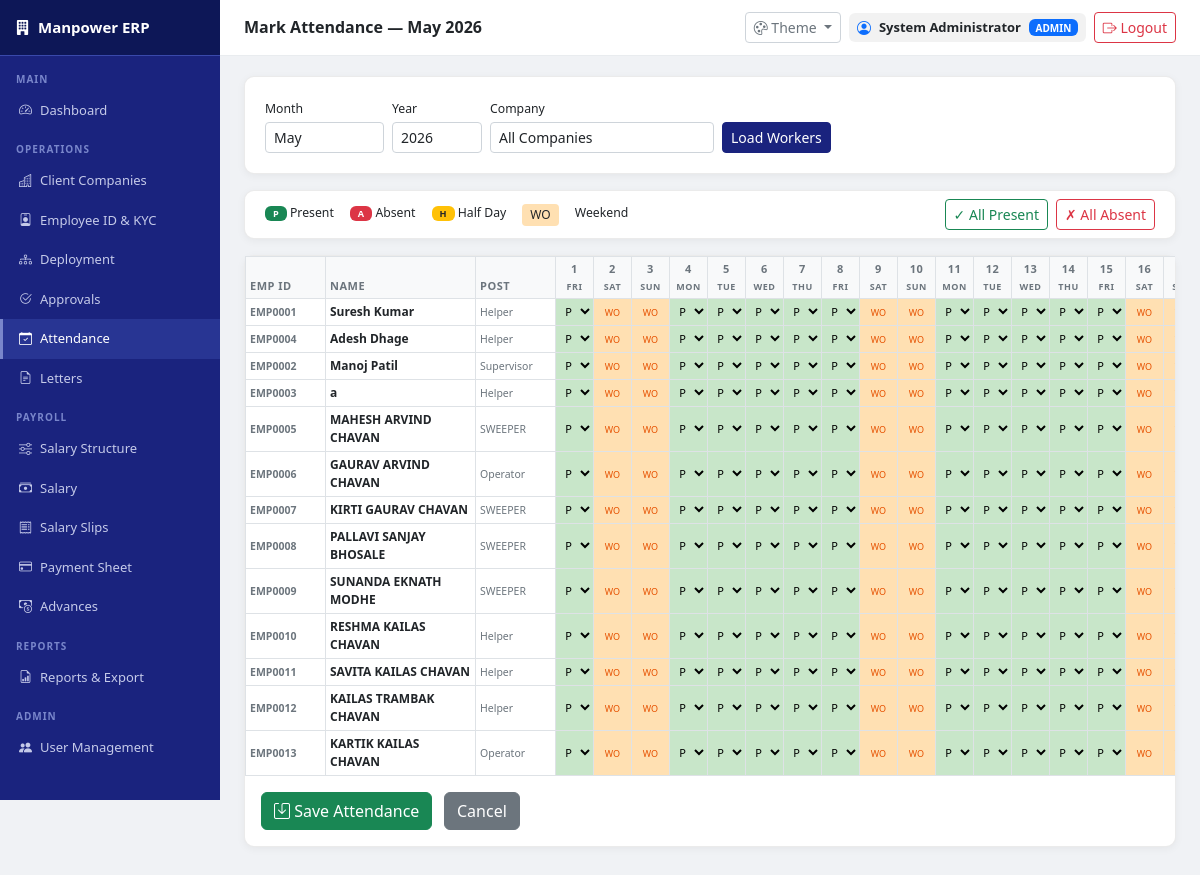
Page /attendance/mark (signed in) on the committed database.
### app/models/deployment.py (models this page shows, shortened)
class Deployment(db.Model):
    __tablename__ = 'deployments'
    id = db.Column(db.Integer, primary_key=True)
    worker_id = db.Column(db.Integer, db.ForeignKey('workers.id'), nullable=False)
    company_id = db.Column(db.Integer, db.ForeignKey('companies.id'), nullable=False)
    post = db.Column(db.String(100), nullable=False)
    date_from = db.Column(db.Date, nullable=False)
    date_to = db.Column(db.Date)               # Null means currently deployed
    is_active = db.Column(db.Boolean, default=True)
    created_at = db.Column(db.DateTime, default=datetime.utcnow)

### app/models/worker.py (models this page shows, shortened)
class Worker(db.Model):
    __tablename__ = 'workers'
    id              = db.Column(db.Integer, primary_key=True)
    employee_id     = db.Column(db.String(20), unique=True)
    full_name       = db.Column(db.String(150), nullable=False)
    full_name       = db.Column(db.String(150), nullable=False)
    father_name     = db.Column(db.String(150))
    date_of_birth   = db.Column(db.Date)
    gender          = db.Column(db.String(10))
    mobile          = db.Column(db.String(15))
    address         = db.Column(db.Text)
    post            = db.Column(db.String(100))
    aadhaar_number  = db.Column(db.String(20))
    pan_number      = db.Column(db.String(20))
    aadhaar_doc     = db.Column(db.String(255))
    pan_doc         = db.Column(db.String(255))
    photo           = db.Column(db.String(255))
    bank_name       = db.Column(db.String(100))
    account_number  = db.Column(db.String(30))
    ifsc_code       = db.Column(db.String(20))
    bank_passbook   = db.Column(db.String(255))
    is_active       = db.Column(db.Boolean, default=True)
    date_joined     = db.Column(db.Date, default=datetime.utcnow)
    created_at      = db.Column(db.DateTime, default=datetime.utcnow)
    family_members  = db.relationship('FamilyMember', backref='worker', lazy=True)
    deployments     = db.relationship('Deployment',   backref='worker', lazy=True)

### app/routes/attendance.py (the view, shortened to what this page needs)
@attendance_bp.route('/attendance/mark', methods=['GET', 'POST'])
@login_required
@permission_required('attendance', 'add')
def mark():
    companies  = Company.query.all()
    month      = int(request.args.get('month', date.today().month))
    year       = int(request.args.get('year',  date.today().year))
    company_id = request.args.get('company_id', '')
    days_in_month = calendar.monthrange(year, month)[1]
    days          = list(range(1, days_in_month + 1))
    day_info = []
    for d in days:
        dt       = date(year, month, d)
        weekday  = dt.weekday()  # 0=Mon, 5=Sat, 6=Sun
        day_info.append({
            'day'       : d,
            'name'      : dt.strftime('%a'),
            'is_weekend': weekday >= 5
        })
    query = Deployment.query.filter_by(is_active=True)
    if company_id:
        query = query.filter_by(company_id=int(company_id))
    deployments = query.all()
    attendance_grid = {}
    for dep in deployments:
        records = Attendance.query.filter_by(
            worker_id=dep.worker_id
        ).filter(
            db.func.strftime('%m', Attendance.date) == '%02d' % month,
            db.func.strftime('%Y', Attendance.date) == str(year)
        ).all()
        attendance_grid[dep.worker_id] = {
            r.date.day: r.status for r in records
        }
    return render_template('attendance/mark.html',
                           deployments=deployments,
                           companies=companies,
                           day_info=day_info,
                           days=days,
                           month=month, year=year,
                           month_name=MONTH_NAMES[month],
                           company_id=company_id,
                           attendance_grid=attendance_grid,
                           days_in_month=days_in_month)

### app/routes/auth.py (called while the page is built, shortened)
def login_required(f):
    from functools import wraps
    @wraps(f)
    def decorated(*args, **kwargs):
        if 'user_id' not in session:
            flash('Please login to continue.', 'warning')
            return redirect(url_for('auth.login'))
        return f(*args, **kwargs)
    return decorated

def check_permission(module, action='view'):
    if 'user_id' not in session:
        return False
    role = session.get('user_role', '')
    if role in ['admin', 'hr']:
        return True

def permission_required(module, action='view'):
    def decorator(f):
        from functools import wraps
        @wraps(f)
        def decorated(*args, **kwargs):
            if 'user_id' not in session:
                return redirect(url_for('auth.login'))
            return f(*args, **kwargs)
        return decorated
    return decorator

### app/templates/attendance/mark.html (shortened to what this page needs)
{% extends 'base.html' %}
{% block page_title %}Mark Attendance — {{ month_name }} {{ year }}{% endblock %}
{% block content %}
<div class="content-card mb-3">
    <form method="GET" class="row g-2 align-items-end">
        <div class="col-auto">
            <label class="form-label mb-1 small">Month</label>
            <select name="month" class="form-select form-select-sm">
                {% for m in range(1,13) %}
                {% set mnames = {1:'January',2:'February',
                    3:'March',4:'April',5:'May',6:'June',
                    7:'July',8:'August',9:'September',
                    10:'October',11:'November',12:'December'} %}
                <option value="{{ m }}"
                    {{ 'selected' if m == month }}>
                    {{ mnames[m] }}
                </option>
                {% endfor %}
            </select>
        </div>
        <div class="col-auto">
            <label class="form-label mb-1 small">Year</label>
            <input type="number" name="year"
                   class="form-control form-control-sm"
                   value="{{ year }}" style="width:90px">
        </div>
        <div class="col-auto">
            <label class="form-label mb-1 small">Company</label>
            <select name="company_id"
                    class="form-select form-select-sm">
                <option value="">All Companies</option>
            </select>
        </div>
        <div class="col-auto">
            <button class="btn btn-primary btn-sm">
                Load Workers
            </button>
        </div>
    </form>
</div>
{% if deployments %}
<div class="content-card mb-3 py-2">
    <div class="d-flex align-items-center gap-4 flex-wrap">
        <div class="d-flex gap-3 small">
            <span>
                <span class="badge bg-success px-2">P</span>
                Present
            </span>
            <span>
                <span class="badge bg-danger px-2">A</span>
                Absent
            </span>
            <span>
                <span class="badge bg-warning text-dark px-2">
                    H
                </span>
                Half Day
            </span>
            <span style="background:#FFE0B2;padding:2px 8px;
                         border-radius:4px;font-size:12px">
                WO
            </span>
            Weekend
        </div>
        <div class="ms-auto d-flex gap-2">
            <button class="btn btn-outline-success btn-sm"
                    onclick="markAll('P')">
                ✓ All Present
            </button>
            <button class="btn btn-outline-danger btn-sm"
                    onclick="markAll('A')">
                ✗ All Absent
            </button>
        </div>
    </div>
</div>
<div class="content-card p-0">
    <form method="POST">
        <div class="table-responsive"
            style="-webkit-overflow-scrolling:touch">
        <table class="table table-bordered table-sm mb-0"
               id="att-table"
               style="font-size:12px">
            <thead class="sticky-top">
                <tr style="background:#1a237e;color:white">
                    <th style="min-width:80px;
                                background:#1a237e;color:white">
                        Emp ID
                    </th>
                    <th style="min-width:150px;
                                background:#1a237e;color:white">
                        Name
                    </th>
                    <th style="min-width:80px;
                                background:#1a237e;color:white">
                        Post
                    </th>
                    {% for di in day_info %}
                    <th class="text-center p-1"
                        style="min-width:38px;
                               background:{{ '#e65100' if di.is_weekend else '#1a237e' }};
                               color:white">
                        {{ di.day }}<br>
                        <span style="font-size:9px">
                            {{ di.name }}
                        </span>
                    </th>
                    {% endfor %}
                </tr>
            </thead>
            <tbody>
                {% for dep in deployments %}
                <tr>
                    <td class="small text-muted fw-semibold">
                        {{ dep.worker.employee_id or
                           'EMP%04d'|format(dep.worker.id) }}
                    </td>
                    <td class="fw-semibold">
                        {{ dep.worker.full_name }}
                    </td>
                    <td class="text-muted small">
                        {{ dep.post }}
                    </td>
                    {% for di in day_info %}
                    {% set cur = attendance_grid.get(
                           dep.worker_id, {}).get(di.day, 'P') %}
                    <td class="text-center p-0"
                        style="background:{{ '#FFE0B2' if di.is_weekend else 'white' }}">
                        {% if di.is_weekend %}
                            <span style="font-size:9px;
                                         color:#e65100">WO</span>
                        {% else %}
                            <select name="att_{{ dep.worker_id }}_{{ di.day }}"
                                    class="att-select"
                                    data-worker="{{ dep.worker_id }}"
                                    onchange="colorCell(this)"
                                    style="width:36px;border:none;
                                           font-size:11px;
                                           text-align:center;
                                           background:transparent;
                                           cursor:pointer">
                                <option value="P"
                                    {{ 'selected' if cur == 'P' }}>
                                    P
                                </option>
                            </select>
                        {% endif %}
                    </td>
                    {% endfor %}
                </tr>
                {% endfor %}
            </tbody>
        </table>
        </div>
        <div class="p-3">
            <button type="submit" class="btn btn-success">
                <i class="bi bi-save"></i> Save Attendance
            </button>
            <a href="/attendance"
               class="btn btn-secondary ms-2">Cancel</a>
        </div>
    </form>
</div>
{% else %}
<div class="content-card text-center py-5 text-muted">
    <i class="bi bi-people fs-1 d-block mb-2"></i>
    Select a company and click <strong>Load Workers</strong>
    to mark attendance.
</div>
{% endif %}
{% endblock %}

### app/templates/base.html (style rules this page uses)
:root { --sb-bg: #1a237e; --sb-dark: #0d1757; --sb-hover: #283593; --sb-border: #3949ab; --sb-accent: #7986cb; --sb-text: #c5cae9; --page-bg: #f0f2f5; --card-bg: #ffffff; --card-border: rgba(0,0,0,0.08); --text-main: #212529; --text-muted: #6c757d; --text-heading: #1a237e; --input-bg: #ffffff; --input-border: #ced4da; --input-text: #212529; --table-head-bg: #f8f9fa; --table-border: #dee2e6; --table-hover: #f1f3f5; --table-stripe: #fafbfc; --topbar-bg: #ffffff; --topbar-border: #e9ecef; --btn-primary-bg: #1a237e; --btn-primary-text:#ffffff; --btn-primary-hover:#0d1757; --code-bg: #f8f9fa; --code-text: #d63384; --hr-color: #dee2e6; --badge-info-bg: #e8eaf6; --badge-info-text: #1a237e; --alert-info-bg: #e8eaf6; --alert-info-text: #1a237e; --alert-info-border:#c5cae9; --alert-warn-bg: #fff8e1; --alert-warn-text: #856404; --alert-warn-border:#ffe082; --alert-success-bg:#e8f5e9; --alert-success-text:#1b5e20; --alert-success-border:#a5d6a7; --alert-danger-bg: #fce4ec; --alert-danger-text:#880e4f; --alert-danger-border:#f48fb1; --progress-bg: #e9ecef; --modal-bg: #ffffff; --modal-border: rgba(0,0,0,0.2); --modal-backdrop: rgba(0,0,0,0.5); --dropdown-bg: #ffffff; --dropdown-border: rgba(0,0,0,0.1); --dropdown-hover: #f8f9fa; --dropdown-text: #212529; }
* { box-sizing: border-box; margin: 0; padding: 0; }
body { background: var(--page-bg); color: var(--text-main); font-family: 'Segoe UI', Arial, sans-serif; font-size: 14px; transition: background 0.3s, color 0.3s; }
.content-card { background: var(--card-bg); border-radius: 10px; padding: 20px; border: 1px solid var(--card-border); box-shadow: 0 2px 8px rgba(0,0,0,0.05); margin-bottom: 20px; color: var(--text-main); }
.fw-semibold, .fw-bold { color: var(--text-main); }
.text-muted { color: var(--text-muted) !important; }
label { color: var(--text-main); font-weight: 500; }
th, td { color: var(--text-main); }
.table { --bs-table-color: var(--text-main); --bs-table-bg: transparent; --bs-table-border-color: var(--table-border); --bs-table-hover-bg: var(--table-hover); --bs-table-hover-color: var(--text-main); --bs-table-striped-bg: var(--table-stripe); color: var(--text-main); }
.table > thead > tr > th { background: var(--table-head-bg) !important; color: var(--text-muted) !important; border-color: var(--table-border) !important; font-size: 11px; font-weight: 600; text-transform: uppercase; letter-spacing: 0.5px; }
.table > tbody > tr > td { border-color: var(--table-border) !important; color: var(--text-main); vertical-align: middle; }
.form-control, .form-select { background: var(--input-bg) !important; border-color: var(--input-border) !important; color: var(--input-text) !important; }
.form-control::placeholder { color: var(--text-muted) !important; }
.form-label { color: var(--text-main); font-weight: 500; }
.btn-primary { background: var(--btn-primary-bg) !important; border-color: var(--btn-primary-bg) !important; color: var(--btn-primary-text) !important; }
.sticky-top { z-index: 98; }

### rows in the picture
Deployment: worker "EMP0001", worker.full_name "Suresh Kumar", post "Helper", worker "P" "P" "P" "P" "P" "P" "P" "P" "P" "P" "P"
Deployment: worker "EMP0004", worker.full_name "Adesh Dhage", post "Helper", worker "P" "P" "P" "P" "P" "P" "P" "P" "P" "P" "P"
Deployment: worker "EMP0002", worker.full_name "Manoj Patil", post "Supervisor", worker "P" "P" "P" "P" "P" "P" "P" "P" "P" "P" "P"
Deployment: worker "EMP0003", worker.full_name "a", post "Helper", worker "P" "P" "P" "P" "P" "P" "P" "P" "P" "P" "P"
Deployment: worker "EMP0005", worker.full_name "MAHESH ARVIND CHAVAN", post "SWEEPER", worker "P" "P" "P" "P" "P" "P" "P" "P" "P" "P" "P"
Deployment: worker "EMP0006", worker.full_name "GAURAV ARVIND CHAVAN", post "Operator", worker "P" "P" "P" "P" "P" "P" "P" "P" "P" "P" "P"
Deployment: worker "EMP0007", worker.full_name "KIRTI GAURAV CHAVAN", post "SWEEPER", worker "P" "P" "P" "P" "P" "P" "P" "P" "P" "P" "P"
Deployment: worker "EMP0008", worker.full_name "PALLAVI SANJAY BHOSALE", post "SWEEPER", worker "P" "P" "P" "P" "P" "P" "P" "P" "P" "P" "P"
Deployment: worker "EMP0009", worker.full_name "SUNANDA EKNATH MODHE", post "SWEEPER", worker "P" "P" "P" "P" "P" "P" "P" "P" "P" "P" "P"
Deployment: worker "EMP0010", worker.full_name "RESHMA KAILAS CHAVAN", post "Helper", worker "P" "P" "P" "P" "P" "P" "P" "P" "P" "P" "P"
Deployment: worker "EMP0011", worker.full_name "SAVITA KAILAS CHAVAN", post "Helper", worker "P" "P" "P" "P" "P" "P" "P" "P" "P" "P" "P"
Deployment: worker "EMP0012", worker.full_name "KAILAS TRAMBAK CHAVAN", post "Helper", worker "P" "P" "P" "P" "P" "P" "P" "P" "P" "P" "P"
Deployment: worker "EMP0013", worker.full_name "KARTIK KAILAS CHAVAN", post "Operator", worker "P" "P" "P" "P" "P" "P" "P" "P" "P" "P" "P"

### other values in the picture
{{ month_name }} "May"
{{ year }} "2026"
{{ session.get('user_name') }} "System Administrator"
{{ session.get('user_role','')
                    .upper() }} "ADMIN"
{{ di.day }} "1" "2" "3" "4" "5" "6" "7" "8" "9" "10" "11" "12" "13" "14" "15" "16"
{{ di.name }} "FRI" "SAT" "SUN" "MON" "TUE" "WED" "THU" "FRI" "SAT" "SUN" "MON" "TUE" "WED" "THU" "FRI" "SAT"
form field month "May"
